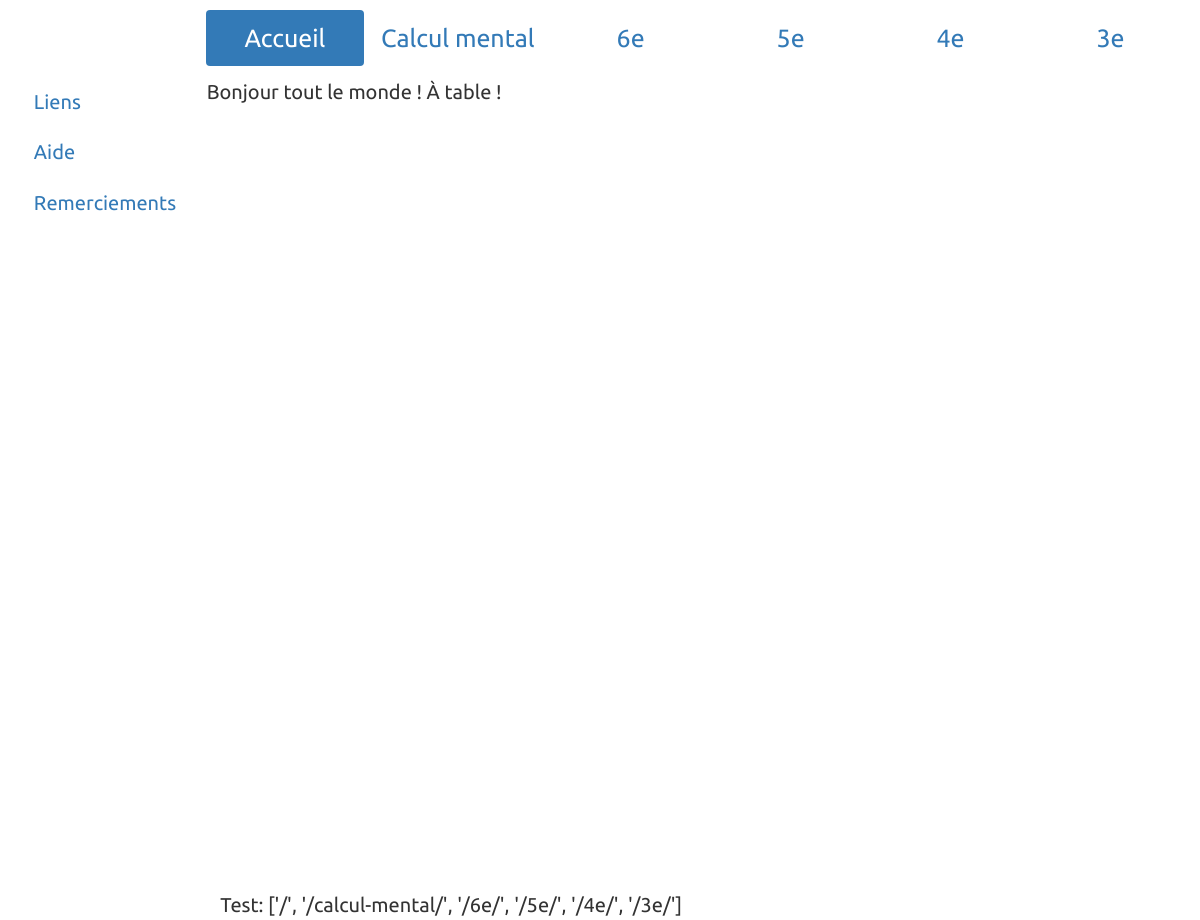
/, run on an earlier commit of the app's database.
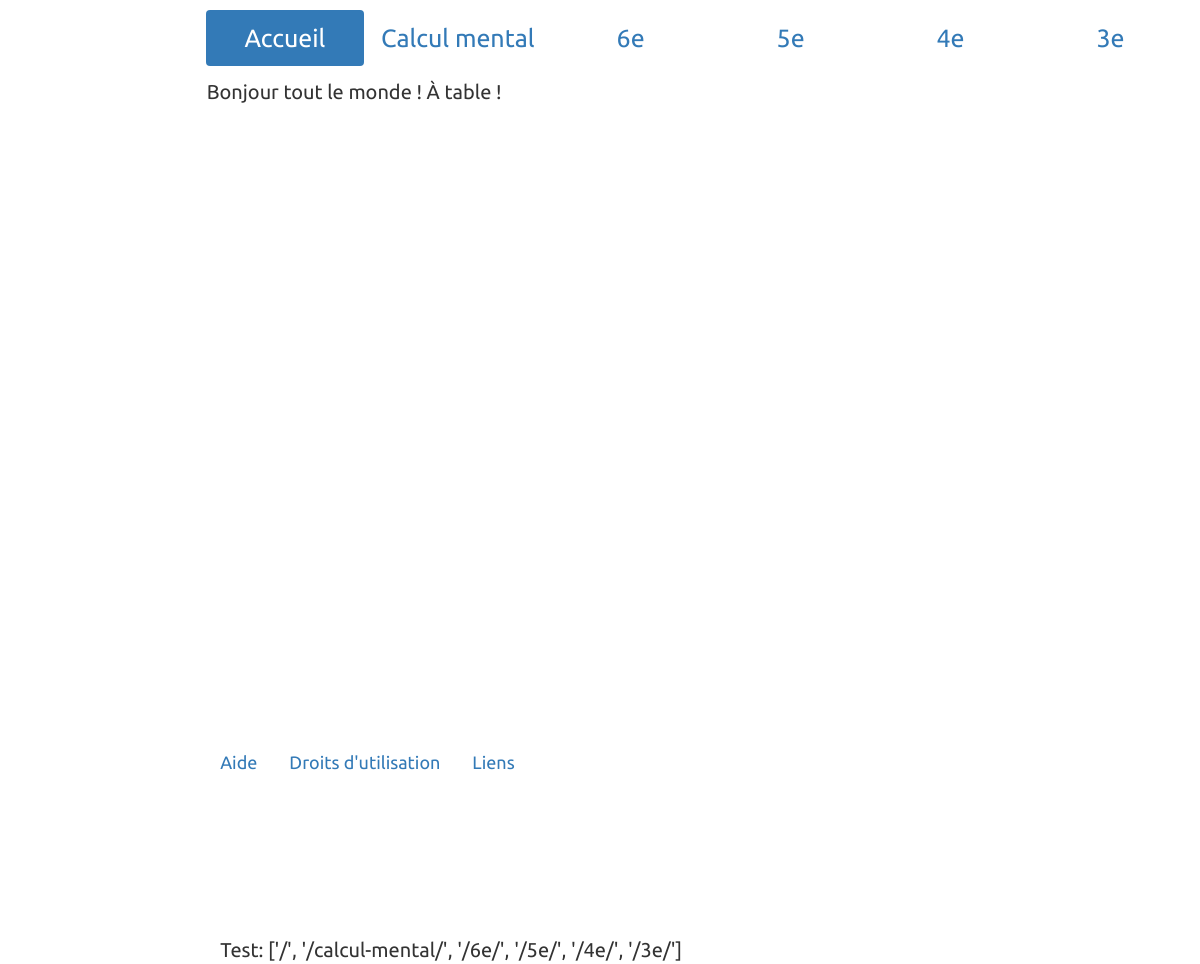
And on a later commit of the database.
### pages/models.py (models this page shows, shortened)
class Category(models.Model):
    class Meta:
        verbose_name_plural = "categories"
    order = models.PositiveSmallIntegerField()
    name = models.CharField(max_length=100)
    slug = models.SlugField(max_length=100, default='unset')
    text = models.TextField()

class Theme(models.Model):
    order = models.PositiveSmallIntegerField()
    name = models.CharField(max_length=100)
    slug = models.SlugField(max_length=100, default='unset')
    category = models.ForeignKey(Category, on_delete=models.CASCADE)

class FooterCategory(models.Model):
    class Meta:
        verbose_name_plural = "footer categories"
    order = models.PositiveSmallIntegerField()
    name = models.CharField(max_length=100)
    slug = models.SlugField(max_length=100, default='unset')
    text = models.TextField()

### pages/views.py (the view)
# urls.py: 2. Add a URL to urlpatterns:  url(r'^$', views.home, name='home')
def home(request):
    return build(request, category='accueil')

### templates/layout.html (shortened to what this page needs)
<!DOCTYPE html>
<html>
<head>
    <link rel="stylesheet" href="https://maxcdn.bootstrapcdn.com/bootstrap/3.3.6/css/bootstrap.min.css">
    <link rel="stylesheet" href="https://maxcdn.bootstrapcdn.com/bootstrap/3.3.6/css/bootstrap-theme.min.css">
    <link rel="stylesheet" type="text/css" href="/static/css/fonts.css"/>
    <link rel="stylesheet" type="text/css" href="/static/css/layout.css"/>
</head>
<body class="container-fluid">
    <div class=body>
        <div class="row">
            <div class="col-md-12 navbar_row" role="navigation">
                <ul class="nav nav-pills navbar_entries">
                    {% for link, entry in navbar_infos %}
                        {% if active_category == entry %}
                            <li role="presentation" class="active navbar_entry"><a href="{{ link }}">{{ entry }}</a></li>
                        {% else %}
                            <li role="presentation" class="navbar_entry"><a href="{{ link }}">{{ entry }}</a></li>
                        {% endif %}
                    {% endfor %}
                </ul>
            </div>
        </div>
        <div class="row">
            <div class="col-md-2 leftmenu_col" role="navigation">
                <ul class="nav nav-pills nav-stacked">
                    {% for link, entry in leftmenu_infos %}
                        {% if active_theme == entry %}
                            <li role="presentation" class="active"><a href="{{ link }}">{{ entry }}</a></li>
                        {% else %}
                            <li role="presentation"><a href="{{ link }}">{{ entry }}</a></li>
                        {% endif %}
                    {% endfor %}
                </ul>
            </div>
            <div class="col-md-10 main">
                {% if active_theme == '' %}
                    {{ category_content|safe }}
                {% endif %}
            </div>
        </div>
    </div>
    <div class="footer">
        <div class="row">
            <div class="col-md-12 footer_row" role="navigation">
                <ul class="nav nav-pills footer-entries">
                    {% for link, entry in footer_infos %}
                        {% if active_category == entry %}
                            <li role="presentation" class="active footer_entry"><a href="/{{ link }}/">{{ entry }}</a></li>
                        {% else %}
                            <li role="presentation" class="footer_entry"><a href="/{{ link }}/">{{ entry }}</a></li>
                        {% endif %}
                    {% endfor %}
                </ul>
            </div>
        </div>
        <div class="debug">
            <p>Test: {{ test_var }}<br></p>
        </div>
    </div>
</body>
</html>

### static/css/layout.css (style rules this page uses)
html, body { margin: 0; padding: 0; height: 100%; }
.container-fluid { min-height: 100%; position: relative; }
.body { padding: 10px; padding-bottom: 60px; }
.navbar_row { padding: 0; margin-bottom: 1%; margin-left: 0.28%; display: flex; }
.navbar_entries { margin: 0; padding: 0; margin-left: 16.33%; width: 100%; font-size: 125%; }
.navbar_entry { min-width: 16%; text-align: center; }
.leftmenu_col { padding-right: 0.75%; padding-left: 0.75%; }
.main { display: flex; flex-flow: row wrap; justify-content: space-between; width: 81.25%; margin: 0; padding: 0; }
.footer { position: absolute; bottom: 0; height: 60px; margin-left: 17.1%; }
.footer_row { padding: 0; display: flex; }
.footer_entry { margin: 0; padding: 0; min-width: 16%; text-align: center; font-size: 90%; }
.debug { margin-top: 150px; }

What changed in the data, as far as the page shows it:
removed Theme: leftmenu_infos "Liens"
removed Theme: leftmenu_infos "Aide"
removed Theme: leftmenu_infos "Remerciements"
added FooterCategory: footer_infos "Aide"
added FooterCategory: footer_infos "Droits d'utilisation"
added FooterCategory: footer_infos "Liens"
